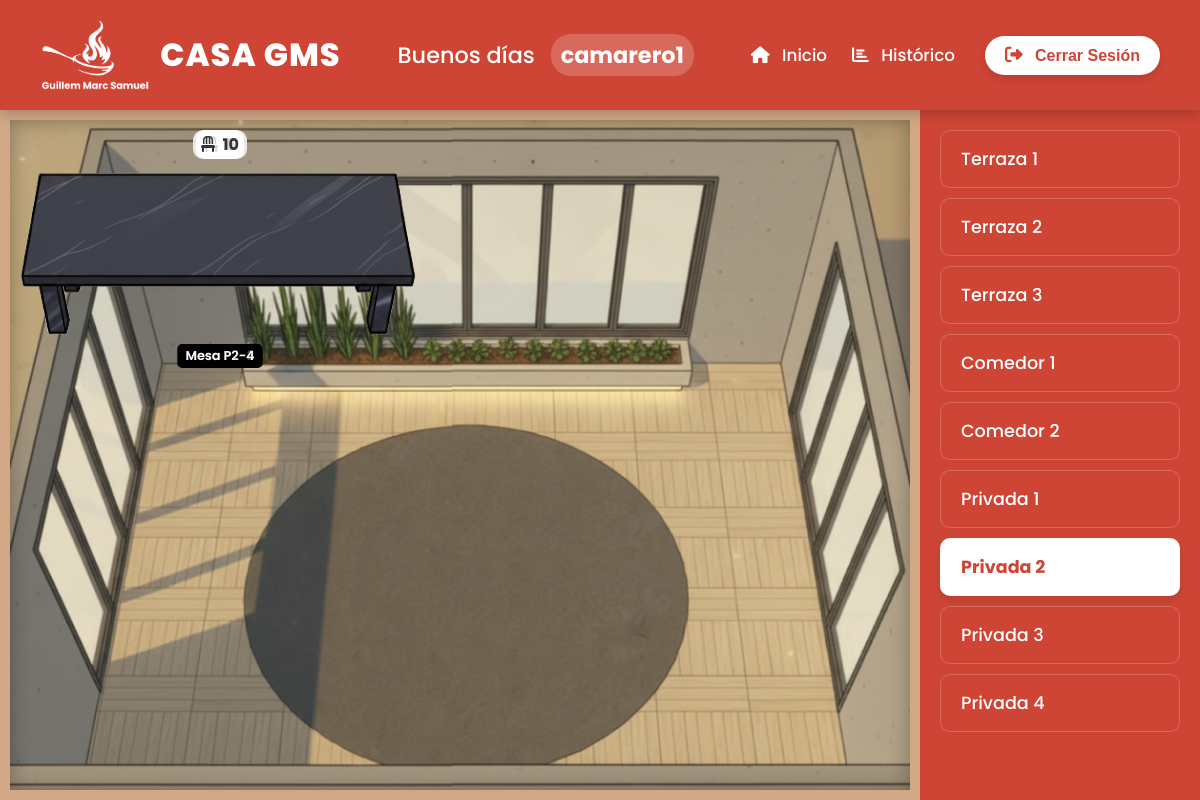
Page /PHP/PUBLIC/SALAS/privada2.php (signed in) on the earlier database version.
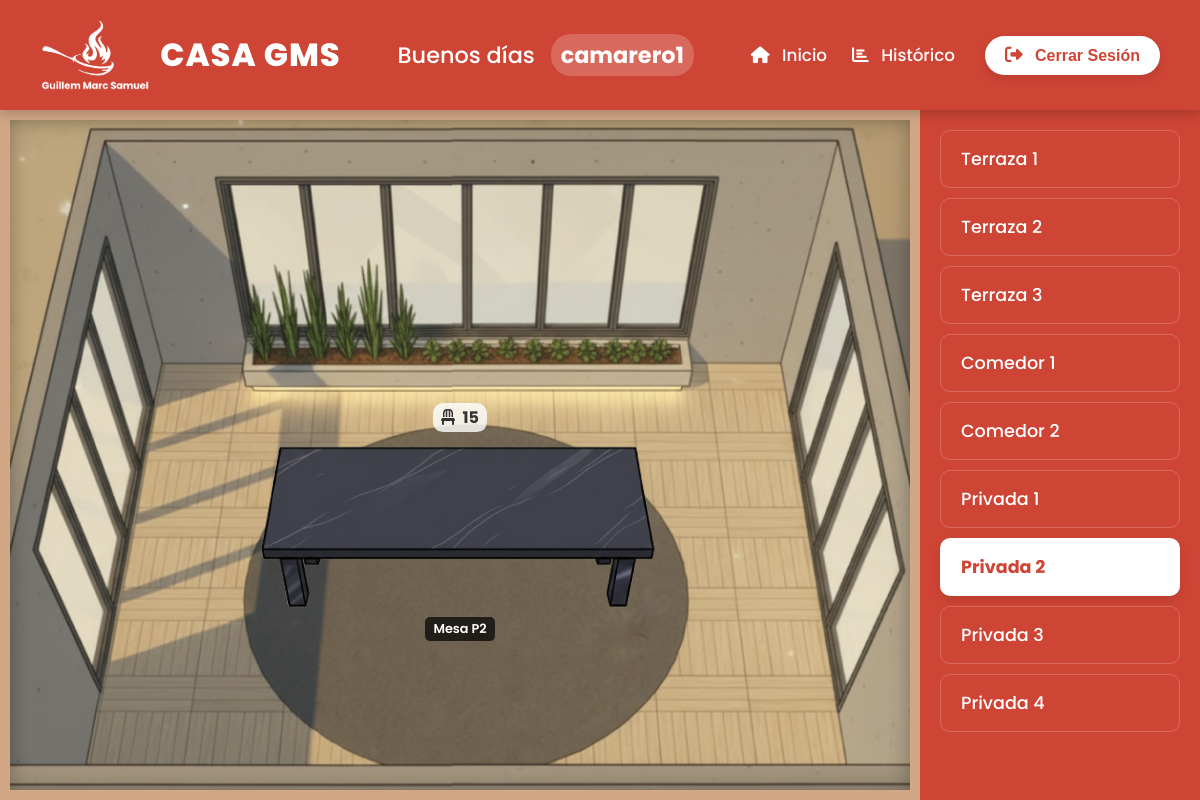
Same page on the later database version.
### tables this page shows
CREATE TABLE IF NOT EXISTS mesas (
    id INT AUTO_INCREMENT PRIMARY KEY,
    id_sala INT NOT NULL,
    nombre VARCHAR(20) NOT NULL,
    sillas INT NOT NULL,
    estado INT DEFAULT 1,   
    asignado_por INT NULL,  
    FOREIGN KEY (id_sala) REFERENCES salas(id) ON DELETE CASCADE,
    FOREIGN KEY (asignado_por) REFERENCES users(id) ON DELETE SET NULL
);

CREATE TABLE IF NOT EXISTS salas (
    id INT AUTO_INCREMENT PRIMARY KEY,
    nombre VARCHAR(100) NOT NULL,
    descripcion VARCHAR(255) NULL,
    num_mesas INT DEFAULT 0
);

### PHP/PUBLIC/SALAS/privada2.php (the view, shortened to what this page needs)
<?php
require_once '../../CONEXION/conexion.php';
$username = $_SESSION['username'] ?? 'Invitado';
$saludo = "Buenos días";
require_once '../header.php';
$id_sala_actual = 7;
try {
    $stmt_salas = $conn->query("SELECT id, nombre FROM salas");
    $salas = $stmt_salas->fetchAll(PDO::FETCH_ASSOC);
} catch (PDOException $e) {
    die("Error al cargar las salas: " . $e->getMessage());
}
try {
    $sql = "
        SELECT
            m.id AS mesa_id,
            m.nombre AS mesa_nombre,
            m.sillas AS mesa_sillas,
            m.estado AS mesa_estado,
            m.asignado_por AS camarero_id,
            u.username AS camarero_username
        FROM
            mesas m
        LEFT JOIN
            users u ON m.asignado_por = u.id
        WHERE
            m.id_sala = :id_sala_actual
    ";
    $stmt_mesas = $conn->prepare($sql);
    $stmt_mesas->execute(['id_sala_actual' => $id_sala_actual]);
    $mesas = $stmt_mesas->fetchAll(PDO::FETCH_ASSOC);
} catch (PDOException $e) {
    die("Error al cargar las mesas: " . $e->getMessage());
}
?>
<!DOCTYPE html>
<html lang="es">
<head>
    <link rel="stylesheet" href="https://cdnjs.cloudflare.com/ajax/libs/font-awesome/6.5.1/css/all.min.css">
    <link rel="stylesheet" href="../../../css/panel_principal.css">
    <link rel="stylesheet" href="../../../css/salas_general.css">
    <link rel="stylesheet" href="../../../css/privada2.css">
     <link rel="stylesheet" href="../../../css/mesas_privadas.css">
</head>
<body>
    <div class="sala-container">
        <main class="sala-layout privada2">
            <?php foreach ($mesas as $mesa): ?>
                <?php $estado_clase = ($mesa['mesa_estado'] == 2) ? 'ocupada' : 'libre'; ?>
                <div
                    class="mesa <?php echo $estado_clase; ?>"
                    id="mesa-<?php echo $mesa['mesa_id']; ?>"
                    data-mesa-id="<?php echo $mesa['mesa_id']; ?>"
                >
                    <img src="../../../img/mesa_privada2.png" alt="Mesa" class="mesa-img">
                    <div class="mesa-sillas">
                        <i class="fa-solid fa-chair"></i> <?php echo $mesa['mesa_sillas']; ?>
                    </div>
                    <span class="mesa-label"><?php echo htmlspecialchars($mesa['mesa_nombre']); ?></span>
                </div>
            <?php endforeach; ?>
        </main>
        <aside class="salas-navigation">
            <?php foreach ($salas as $sala): ?>
                <?php
                    $clase_activa = ($sala['id'] == $id_sala_actual) ? 'active' : '';
                    $url = strtolower(str_replace(' ', '', $sala['nombre'])) . ".php";
                ?>
                <a href="<?php echo $url; ?>" class="sala-nav-link <?php echo $clase_activa; ?>">
                    <?php echo htmlspecialchars($sala['nombre']); ?>
                </a>
            <?php endforeach; ?>
        </aside>
    </div>
</body>
</html>

### PHP/PUBLIC/header.php (shortened to what this page needs)
<nav class="main-header">
    <div class="header-logo">
        <img src="../../../img/basic_logo_blanco.png" alt="Logo GMS">
        <div class="logo-text">
            <span class="gms-title">CASA GMS</span>
        </div>
    </div>
    <div class="header-greeting">
        <?= $saludo ?> <span class="username-tag"><?= $username ?></span>
    </div>
    <div class="header-menu">
        <a href="../index.php" class="nav-link">
            <i class="fa-solid fa-house"></i> Inicio
        </a>
        <a href="../historico.php" class="nav-link">
            <i class="fa-solid fa-chart-bar"></i> Histórico
        </a>
    </div>
    <form method="post" action="../../PROCEDIMIENTOS/logout.php">
        <button type="submit" class="logout-btn">
            <i class="fa-solid fa-right-from-bracket"></i> Cerrar Sesión
        </button>
    </form>
</nav>

### css/panel_principal.css (style rules this page uses)
* { margin: 0; padding: 0; box-sizing: border-box; }
html, body { height: 100%; font-family: 'Poppins', sans-serif; color: #333; background-color: #f4f7f9; background-image: url('../img/fondo_panel_principal.png'); background-size: cover; background-attachment: fixed; background-position: center 50%; }
.main-header { background-color: #ce4535; color: white; display: flex; justify-content: space-between; align-items: center; padding: 20px 40px; box-shadow: 0 4px 12px rgba(0, 0, 0, 0.2); position: relative; z-index: 10; }
.header-logo { display: flex; align-items: center; gap: 10px; }
.header-logo img { height: 70px; }
.logo-text { display: flex; flex-direction: column; line-height: 1.1; }
.gms-title { font-size: 2.0rem; font-weight: 800; letter-spacing: 1px; }
.header-greeting { font-size: 1.4rem; font-weight: 500; flex-grow: 1; text-align: center; }
.username-tag { font-weight: 700; background-color: rgba(255, 255, 255, 0.2); padding: 5px 10px; border-radius: 20px; margin-left: 10px; }
.header-menu { display: flex; gap: 25px; margin-right: 30px; }
.nav-link { color: white; text-decoration: none; font-weight: 500; padding: 10px 0; transition: color 0.2s, opacity 0.2s; font-size: 1.05rem; }
.nav-link i { margin-right: 8px; }
.logout-btn { background-color: white; color: #ce4535; border: none; padding: 10px 20px; border-radius: 25px; font-size: 1rem; font-weight: 600; cursor: pointer; transition: all 0.2s ease; box-shadow: 0 4px 10px rgba(0, 0, 0, 0.1); }
.logout-btn i { margin-right: 8px; font-size: 1.1em; }

### css/salas_general.css (style rules this page uses)
body { overflow: hidden; }
.sala-container { display: flex; height: calc(100vh - 110px); position: relative; font-family: 'Poppins', sans-serif; }
.salas-navigation { width: 280px; background-color: #ce4535; padding: 20px; overflow-y: auto; box-shadow: -5px 0 15px rgba(0,0,0,0.1); display: flex; flex-direction: column; gap: 10px; }
.sala-nav-link { display: block; text-decoration: none; color: white; font-size: 1.1rem; font-weight: 500; padding: 15px 20px; border-radius: 10px; transition: background-color 0.2s ease; border: 1px solid rgba(255, 255, 255, 0.2); }
.sala-nav-link.active { background-color: white; color: #ce4535; font-weight: 700; box-shadow: 0 4px 10px rgba(0,0,0,0.1); }
.sala-layout { flex-grow: 1; position: relative; background-size: cover; background-position: center; background-repeat: no-repeat; border: 10px solid #d1a785; box-shadow: inset 0 0 20px rgba(0,0,0,0.3); }
.mesa { position: absolute; cursor: pointer; transition: transform 0.2s ease; padding: 10px; border-radius: 10px; user-select: none; display: flex; flex-direction: column; align-items: center; gap: 5px; }
.mesa-img { width: 160px; height: auto; transition: filter 0.2s ease; }
.mesa-label { background-color: rgba(0, 0, 0, 0.7); color: white; font-size: 0.8rem; font-weight: 600; padding: 3px 8px; border-radius: 5px; white-space: nowrap; }
.mesa-sillas { font-size: 1rem; font-weight: 700; color: #333; background-color: rgba(255, 255, 255, 0.8); padding: 2px 8px; border-radius: 10px; order: -1; }
.mesa-sillas i { margin-right: 4px; }

### css/privada2.css (style rules this page uses)
.sala-layout.privada2 { background-image: url('../img/privada2.png'); background-position: center; background-size: cover; }
#mesa-22 { top: 60%; left: 50%; transform: translate(-50%, -50%); }

### css/mesas_privadas.css (style rules this page uses)
.mesa-img { width: 400px; height: auto; }

Differences in the rows shown:
removed mesas: sillas "6", nombre "Mesa P2-1"
removed mesas: sillas "8", nombre "Mesa P2-2"
removed mesas: sillas "6", nombre "Mesa P2-3"
removed mesas: sillas "10", nombre "Mesa P2-4"
now on this page (row edited): mesas: sillas "15", nombre "Mesa P2"
